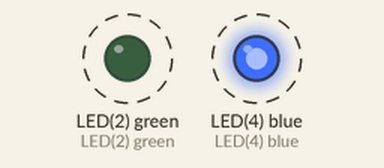
Simulated run of this program. Board: pyboard running MicroPython. Parts: output pins drawn as LEDs (lit = HIGH). Dashed ring = blinking. What the program prints to the serial console is not drawn.

Above: at 0.1 s.
Timing chart, 0 to 3.0 s (numbered marks = the images above):
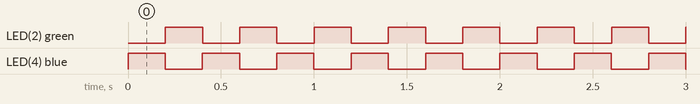

Measured:
- by itself, LED(2) green, LED(4) blue: alternates HIGH for 0.20 s and LOW for 0.20 s

The program:

main.py
```python
# (licence header left out)
import micropython # For emergency exception buffer
import pyb         # For uPython MCU
import time

# Buffer for interrupt error messages
micropython.alloc_emergency_exception_buf(100)

# define LED color constants
LED_RED = 1
LED_GREEN = 2
LED_YELLOW = 3
LED_BLUE = 4


# Function that contains the task code for toggling the blue LED
def task_1(timer):
    pyb.LED(LED_BLUE).toggle()

    return


# Function that contains the task code for toggling the yellow LED
def task_2(timer):
    pyb.LED(LED_GREEN).toggle()

    return


############################################################
#
# Start script execution ...
#
############################################################
# Setup the MCU and application code to starting conditions
# The blue LED will start on, the yellow LED will be off
pyb.LED(LED_BLUE).on()
pyb.LED(LED_GREEN).off()

# Create task timer for Blue LED
TimerBlueLed = pyb.Timer(1)
TimerBlueLed.init(freq=5)
TimerBlueLed.callback(task_1)
print("Task 1 - Blue LED Toggle initialized ...")

# Create task timer for Green LED
TimerGreenLed = pyb.Timer(2)
TimerGreenLed.init(freq=5)
TimerGreenLed.callback(task_2)
print("Task 2 - Green LED Toggle initialized ...")

# Tracks seconds since program started
TimeStart = time.ticks_ms()

while True:
    time.sleep_ms(5000)
    SecondsLive = time.ticks_diff(time.ticks_ms(), TimeStart) /1000
    print("Executing for ", SecondsLive, " seconds")
```
